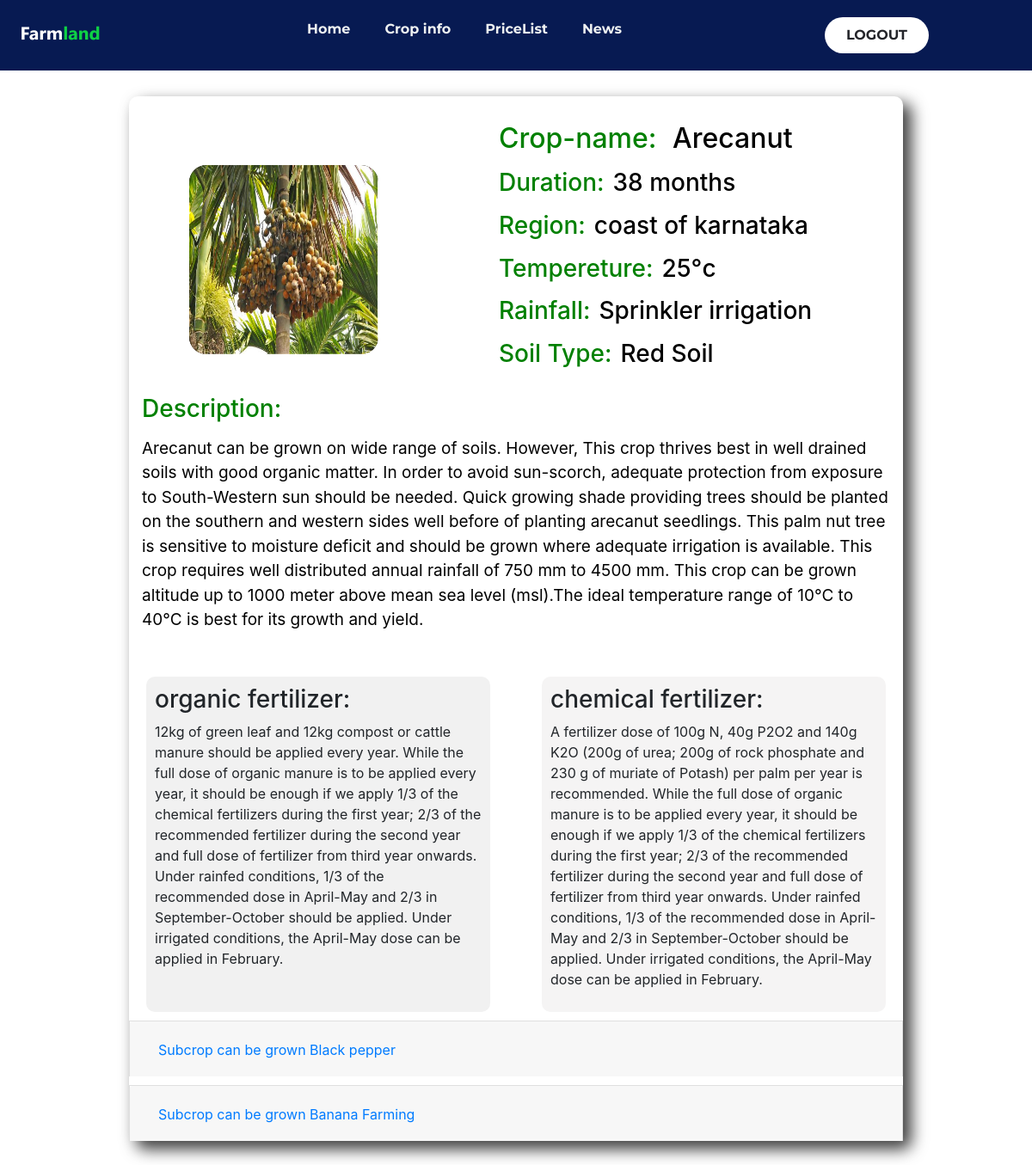
The app's page /cropdec/crop1 with its own data.
### tables this page shows
CREATE TABLE CROP(CROP_ID TEXT PRIMARY KEY ,CROP_NAME TEXT NOT NULL,CROP_IMG TEXT,CROP_DURATION INTEGER,CROP_REGION TEXT,CROP_TEMP INTEGER,CROP_IRRIGATION TEXT,CROP_SOIL TEXT,CROP_DESC TEXT, CROP_RIMG TEXT);

CREATE TABLE FERTILIZER(FERTILIZER_ID TEXT PRIMARY KEY ,ORG_FERTILIZER TEXT NOT NULL,CHE_FERTILIZER TEXT NOT NULL,FOREIGN KEY (FERTILIZER_ID) REFERENCES SUBCROP (SUBCROP_ID) );

CREATE TABLE SUBCROP(SUBCROP_ID TEXT PRIMARY KEY ,SUBCROP_NAME TEXT NOT NULL,SUBCROP_DESC TEXT,SUBCROP_PERACER INTEGER);

### app.py (the view)
@app.route('/cropdec/<id>',methods = ['POST', 'GET'])
def cropdesc(id):
   if request.method == 'GET':
      conn = sqlite3.connect('FarmEasy.db')
      e=conn.cursor()
      rows=e.execute("SELECT DISTINCT C.*,F.* FROM CROP C,FERTILIZER F,SUBCROP S WHERE C.CROP_ID=F.FERTILIZER_ID AND C.CROP_ID=\'" + id +"\'")
      rows=rows.fetchall()
      sub=e.execute("SELECT * FROM SUBCROP WHERE SUBCROP_ID IN (SELECT S1.SUBCROP_ID FROM SUBCROP S1,SUBCROPS_FOR_CROP SS WHERE S1.SUBCROP_ID=SS.SUBCROP_ID AND SS.CROP_ID=\'" + id +"\')")
      sub=sub.fetchall()
      print(rows)
      print(sub)
      return render_template('crop_decription.html', des=rows,sdes=sub)

### templates/crop_decription.html (shortened to what this page needs)
<!DOCTYPE html>
<html lang="en">
  <head>
    <link rel="stylesheet" href="../static/css/crop_decription.css" />
  <link rel="stylesheet" href="https://stackpath.bootstrapcdn.com/bootstrap/4.3.1/css/bootstrap.min.css">
  </head>
  <body>
        <div class="bar">
    {% include 'nav.html' %}
    {% for c in des %}
    <div class="main_continer">
      <div class="crop_head">
        <div class="crop_img">
          <img
            src="../static/img/{{c[9]}}"
          />
        </div>
        <div class="crop_content">
          <h2><label>Crop-name:</label> {{c[1]}} </h2>
          <h3><label>Duration:</label>{{c[3]}} months</h3>
          <h3><label>Region:</label>{{c[4]}}</h3>
          <h3><label>Tempereture:</label>{{c[5]}}°c</h3>
          <h3><label>Rainfall:</label>{{c[6]}}</h3>
          <h3><label>Soil Type:</label>{{c[7]}}</h3>
        </div>
      </div>
      <div class="crop_description">
        <h3>Description:</h3>
        <p>
         {{c[8]}}
        </p>
      </div>
      <div class="crop_fertilizer">
        <div class="org_fertilizer">
          <h3>organic fertilizer:</h3>
          <p>{{c[11]}}</p>
        </div>
        <div class="chemical_fertilizer">
          <h3>chemical fertilizer:</h3>
          <p>{{c[12]}}</p>
        </div>
      </div>
      <div class="crop_mprice">
        {% for s in sdes %}
      <div class="crop_price">
        <div class="accordion" id="accordionExample">
          <div class="card">
    <div class="card-header" id="headingTwo">
      <h2 class="mb-0">
        <button class="btn btn-link collapsed" type="button" data-toggle="collapse" data-target="#collapseTwo" aria-expanded="false" aria-controls="collapseTwo">
          Subcrop can be grown {{s[1]}}
        </button>
      </h2>
    </div>
  </div>
  </div>
        </div>
  {% endfor %}
        </div>
      </div>
    {% endfor %}
  </body>
</html>

### static/css/crop_decription.css (style rules this page uses)
* { margin: 0; padding: 0; box-sizing: border-box; }
body { font-family: "Poppins", sans-serif; display: flex; flex-direction: column; justify-content: center; align-items: center; }
.bar { width: 100vw; }
.main_continer { width: 900px; height: 100%; display: flex; flex-flow: column; margin: 30px; justify-content: space-between; background-color: white; border-radius: 10px; box-shadow: 9px 9px 18px 1px rgba(0, 0, 0, 0.75); -webkit-box-shadow: 9px 9px 18px 1px rgba(0, 0, 0, 0.75); -moz-box-shadow: 9px 9px 18px 1px rgba(0, 0, 0, 0.75); }
.crop_head { display: flex; flex-direction: row; transition: transform 0.5s ease; cursor: pointer; }
.crop_img { width: 220px; height: 220px; padding: 20px; background-color: saddlebrown; display: flex; justify-content: center; align-items: center; border-radius: 20px; margin-top: 80px; margin-left: 70px; margin-right: 70px; border: 1px solid black; }
.crop_img img { width: 220px; height: 220px; display: flex; justify-content: center; align-items: center; border-radius: 20px; }
.crop_content { margin-top: 20px; margin-left: 70px; padding-top: 10px; color: black; }
.crop_content label { color: green; margin-right: 10px; }
.crop_content h2, h3, h4 { margin-top: 0px; }
.crop_description { margin: 10px; }
.crop_description h3 { margin-bottom: 5px; padding: 5px; color: green; }
.crop_description p { padding: 5px; color: black; font-size: 19px; }
.crop_fertilizer { display: flex; flex-direction: row; justify-content: space-between; margin-top: 20px; }
.org_fertilizer { margin-left: 20px; width: 400px; background-color: #f1f1f1; border-radius: 10px; padding: 10px; transition: transform 0.5s ease; cursor: pointer; }
.chemical_fertilizer { margin-right: 20px; width: 400px; background-color: #f5f4f4; border-radius: 10px; padding: 10px; transition: transform 0.5s ease; cursor: pointer; }
.crop_mprice { display: flex; flex-direction: column; }
.crop_price { display: flex; flex-direction: column; margin-top: 10px; }

### static/css/nav.css (style rules this page uses)
* { box-sizing: border-box; margin: 0; padding: 0; }

### records on screen
CROP: CROP_RIMG (picture), CROP_NAME "Arecanut", CROP_DURATION "38", CROP_REGION "coast of karnataka", CROP_TEMP "25", CROP_IRRIGATION "Sprinkler irrigation", CROP_SOIL "Red Soil", CROP_DESC "Arecanut can be grown on wide range of soils. However, This crop thrives best in well drained soils with good organic matter. In order to avoid sun-scorch, adequate protection from exposure to South-Western sun should be needed. Quick growing shade providing trees should be planted on the southern and western sides well before of planting arecanut seedlings. This palm nut tree is sensitive to moisture deficit and should be grown where adequate irrigation is available. This crop requires well distributed annual rainfall of 750 mm to 4500 mm. This crop can be grown altitude up to 1000 meter above mean sea level (msl).The ideal temperature range of 10°C to 40°C is best for its growth and yield.", ORG_FERTILIZER "12kg of green leaf and 12kg compost or cattle manure should be applied every year. While the full dose of organic manure is to be applied every year, it should be enough if we apply 1/3 of the chemical fertilizers during the first year; 2/3 of the recommended fertilizer during the second year and full dose of fertilizer from third year onwards. Under rainfed conditions, 1/3 of the recommended dose in April-May and 2/3 in September-October should be applied. Under irrigated conditions, the April-May dose can be applied in February.", CHE_FERTILIZER "A fertilizer dose of 100g N, 40g P2O2 and 140g K2O (200g of urea; 200g of rock phosphate and 230 g of muriate of Potash) per palm per year is recommended. While the full dose of organic manure is to be applied every year, it should be enough if we apply 1/3 of the chemical fertilizers during the first year; 2/3 of the recommended fertilizer during the second year and full dose of fertilizer from third year onwards. Under rainfed conditions, 1/3 of the recommended dose in April-May and 2/3 in September-October should be applied. Under irrigated conditions, the April-May dose can be applied in February."
SUBCROP: SUBCROP_NAME "Black pepper"
SUBCROP: SUBCROP_NAME "Banana Farming"
